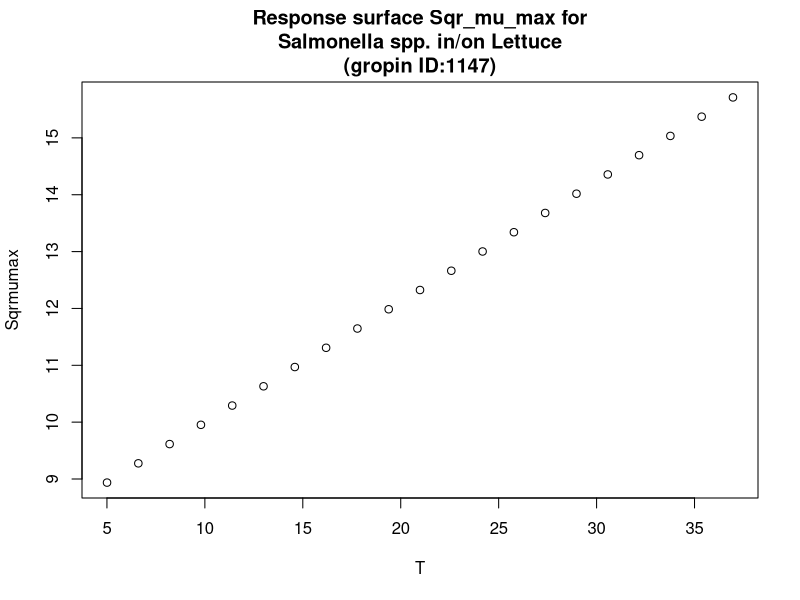

Generate this figure with R:
#############################
# start of Parameter script
#############################
T <- seq(5.005,36.963036963037,length.out=21)
#############################
# end of Parameter script
#############################
############################# 
# start of Model script Gropin ID 1147 
#############################
 
# constant coefficients for this model
 
variables <- data.frame(T)
argumentsPar <- unique.data.frame(expand.grid(variables))
 
# heart of the model
response_surface <- function(T) {
   mumax <-0.212*(T+37.15)

	return(mumax=mumax)
} 

# output parameters
responseSurface <- cbind(argumentsPar,response_surface(argumentsPar['T']))
colnames(responseSurface) <- c(colnames(argumentsPar),'Sqrmumax')
#############################
# End of Model script
#############################
############################# 
# start of Visualisation script Gropin ID 1147 
#############################
titleText <-'Response surface Sqr_mu_max for
Salmonella spp. in/on Lettuce
(gropin ID:1147)'
plot(T,responseSurface$'Sqrmumax',xlab='T',
                          ylab='Sqrmumax',main=titleText)
#############################
# End of Visualisation script
#############################
